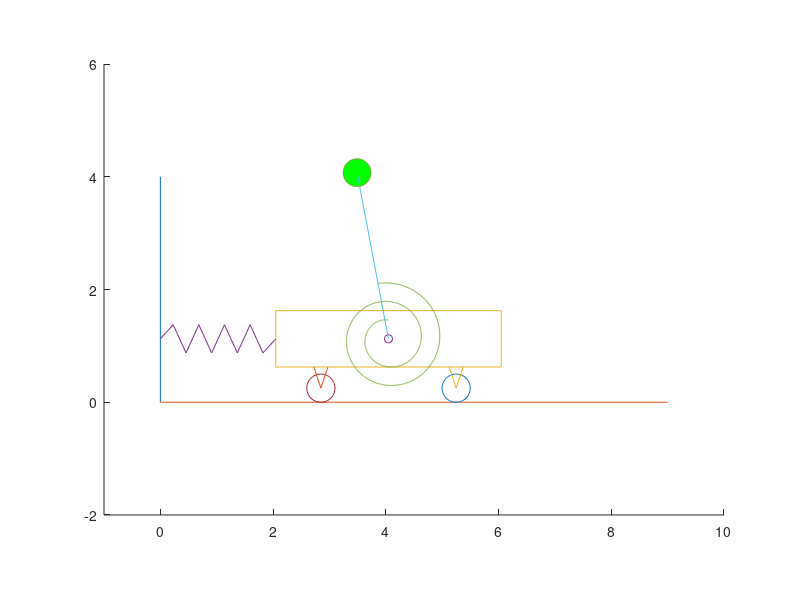

The MATLAB script that drew this image:
t = 0:0.01:20;
x0 = 3;
x = x0+cos(3*t);
phi = -20*sin(3*t);

h = 4;
L = 9;
R = 0.25;
a = 4;
b = 1;
l = 3;
N = 10;
Nv = 3;
r1 = b/3;
r2 = b;

% Косметика окна
figure % принудительное создание окна
xlim([-1 10])
ylim([-2 6])
xlim manual
ylim manual
axis equal
hold on

plot([0 0],[0 h]);  %стена
plot([0 L],[0 0]);  %земля

TelegsX = [0 0 a a 0];
TelegsY = [2.5*R 2.5*R+b 2.5*R+b 2.5*R 2.5*R]
Telega = plot(TelegsX+x(1),TelegsY);

xA = x+a/2;
yA = 2.5*R+b/2;
xB = xA+l*sin(phi);
yB = yA+l*cos(phi);
PointA = plot(xA(1),yA,'o');
PointB = plot(xB(1),yB(1),'o','markersize',20,'markerFaceColor',[0 1 0]);
AB = plot([xA(1) xB(1)],[yA yB(1)]);

p = 0:0.1:6.3;
Xk0 = R*cos(p);
Yk0 = R*sin(p);
K1 = plot(Xk0+x(1)+a/5,Yk0+R);
K2 = plot(Xk0+x(1)+4*a/5,Yk0+R);

V0x = [a/5-R/2 a/5 a/5+R/2];
V0y = [2.5*R R 2.5*R];
V1 = plot(V0x+x(1),V0y);
V2 = plot(V0x+x(1)+3*a/5,V0y);

for i=1:N
   Xpr(i) = (i-1)*1/(N-1);
   if i==1
       Ypr(i) = 2.5*R+b/2;
   elseif i==N
       Ypr(i) = 2.5*R+b/2;
   else
       Ypr(i) = 2.5*R+b/2+b/4*(-1)^i;
   end 
end

Pruzzhina = plot(Xpr*x(1),Ypr);

alpha = 0:0.01:2*pi*Nv-phi(1);
RPr = r1+(r2-r1)*alpha/(2*pi*Nv-phi(1));
XSPr = -RPr.*sin(alpha);
YSPr = RPr.*cos(alpha);
SPruzzhina = plot(XSPr+xA(1),YSPr+yA);

for i=l:length(t)
    set (Telega,'Xdata',TelegsX+x(i));
    set (PointA,'Xdata',xA(i));
    set (PointB,'Xdata',xB(i),'Ydata',yB(i));
    set (AB,'Xdata',[xA(i) xB(i)],'Ydata',[yA yB(i)]);
    set (K1,'Xdata',Xk0+x(i)+a/5);
    set (K2,'Xdata',Xk0+x(i)+4*a/5);
    set (V1,'Xdata',V0x+x(i));
    set (V2,'Xdata',V0x+x(i)+3*a/5);
    set (Pruzzhina,'Xdata',Xpr*x(i));

    alpha = 0:0.01:2*pi*Nv-phi(i);
    RPr = r1+(r2-r1)*alpha/(2*pi*Nv-phi(i));
    XSPr = -RPr.*sin(alpha);
    YSPr = RPr.*cos(alpha); 
    set (SPruzzhina,'Xdata',XSPr+xA(i),'Ydata',YSPr+yA);

    pause(0.01);
end











